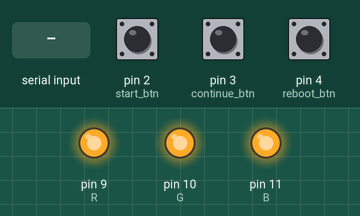
Bench run of a sketch on a simulated Arduino Uno, built with avr-gcc and run on an emulated ATmega328P. Shown: output pins drawn as LEDs (lit = HIGH). The inputs (shaded band) are chosen by the test bench; at power-on: pin 2 (start_btn) LOW, pin 3 (continue_btn) LOW, pin 4 (reboot_btn) LOW. What the sketch prints to the serial monitor is not drawn.

Above: at 1.2 s.
1.3 s: "brown" received over Serial
At 2.6 s:
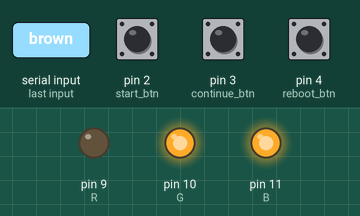
3.8 s: "green" received over Serial
At 5.9 s:
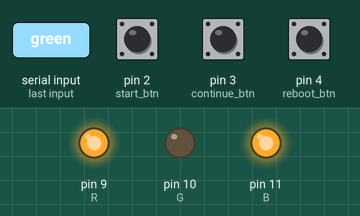
6.3 s: "blue" received over Serial
At 7.9 s:
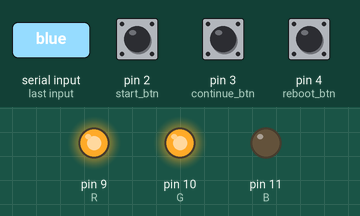
Timing chart, 0 to 9.4 s (numbered marks = the images above; inputs shaded):
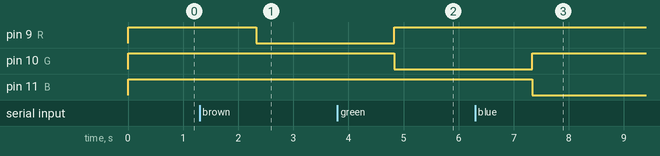

The sketch:

arduino_src.ino
```cpp
const int start_btn = 2;
const int continue_btn = 3;
const int reboot_btn = 4;
const int R = 9;
const int G = 10;
const int B = 11;

unsigned long previous_millis = 0;
unsigned long current_millis = 0;
const long interval = 600;
int led_state = 0;

String in_string = "";

void setup(){
  Serial.begin(9600);
  pinMode(start_btn, INPUT);
  pinMode(continue_btn, INPUT);
  pinMode(reboot_btn, INPUT);
  pinMode(R,OUTPUT);
  pinMode(G,OUTPUT);
  pinMode(B,OUTPUT);
  analogWrite(R, 255);
  analogWrite(G, 255);
  analogWrite(B, 255);
}

void loop(){
  unsigned long current_millis = millis();
  if (Serial.available() > 0){
    in_string = Serial.readString();
    in_string.trim();
  }
  if (current_millis - previous_millis >= interval){
    previous_millis = current_millis;
    light_led(in_string);
  }
  print_btn();
}

void print_btn(){
  Serial.print("{");
  Serial.print("\"emmergency_btn\": ");
  Serial.print(digitalRead(start_btn));
  Serial.print(", ");
  Serial.print("\"start_btn\": ");
  Serial.print(digitalRead(continue_btn));
  Serial.print(", ");
  Serial.print("\"reboot_btn\": ");
  Serial.print(digitalRead(reboot_btn));
  Serial.println("}");
}

void light_led(String led){
  if (led_state == 0){
    led_state = 255;
  } else {
    led_state = 0;
  }
  if (led == "brown"){
    analogWrite(R, 0);
    analogWrite(G, 255);
    analogWrite(B,255);
  }
  else if (led == "green"){
    analogWrite(R, 255);
    analogWrite(G, 0);
    analogWrite(B, 255);
  }
  else if (led == "blue"){
    analogWrite(R, 255);
    analogWrite(G, 255);
    analogWrite(B, 0);
  }
}
```

Measured:
- after the input at 1.3 s, pin 9 (R): HIGH → LOW after 1.0 s
- after the input at 3.8 s, pin 9 (R): LOW → HIGH after 1.0 s; pin 10 (G): HIGH → LOW after 1.0 s
- after the input at 6.3 s, pin 10 (G): LOW → HIGH after 1.0 s; pin 11 (B): HIGH → LOW after 1.0 s
